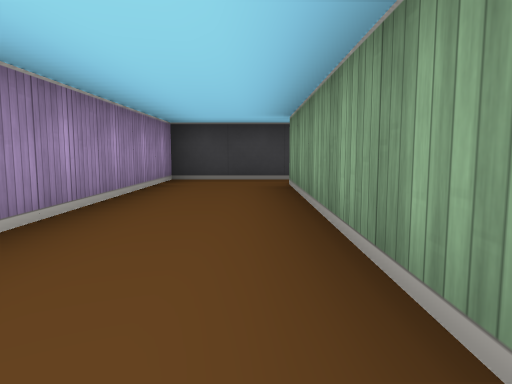
[1] (above)

24 first-person views from a walk through a cub3D maze. The camera is about half as high as the walls, tilts 6° down and sees 70° across. The floor is counted in squares. Each view is taken from the middle of a square. On the plan, view 1 faces up. The plan holds only what a view shows up to about 9 squares ahead; the rest is blank.

[2]
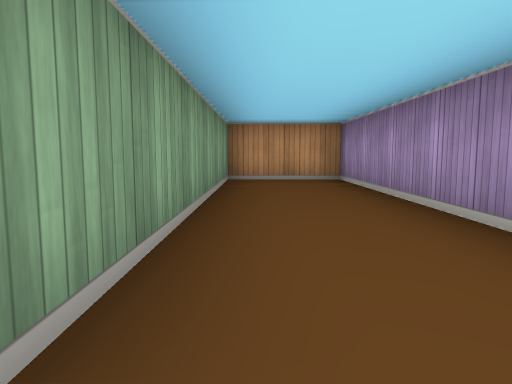

[3]
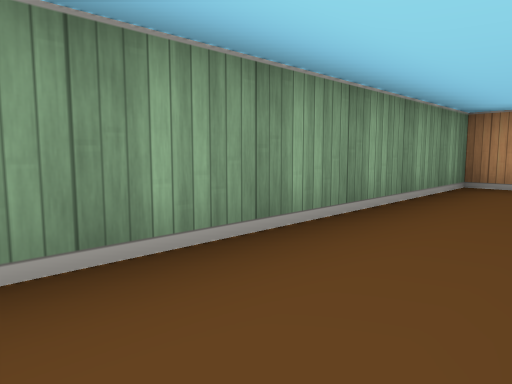

[4]
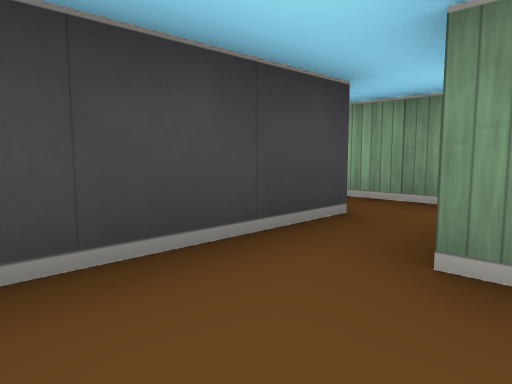

[5]
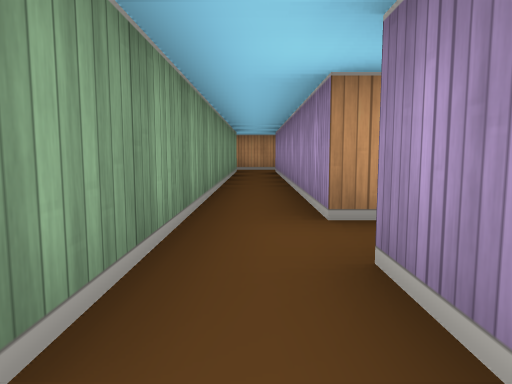

[6]
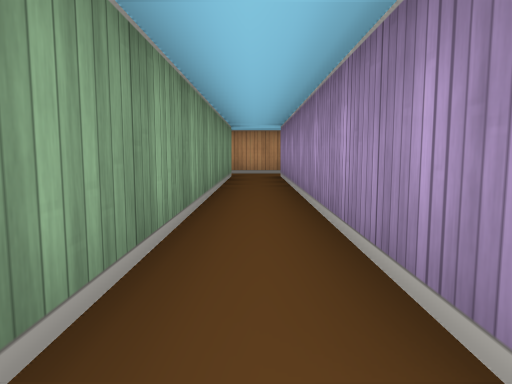

[7]
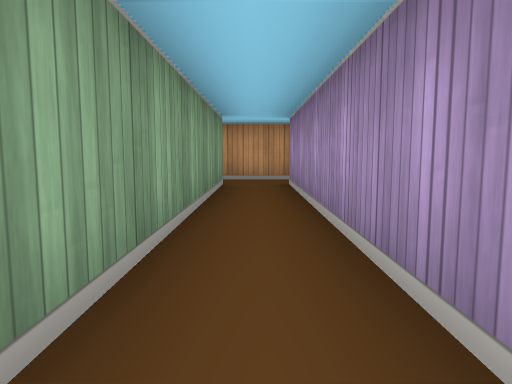

[8]
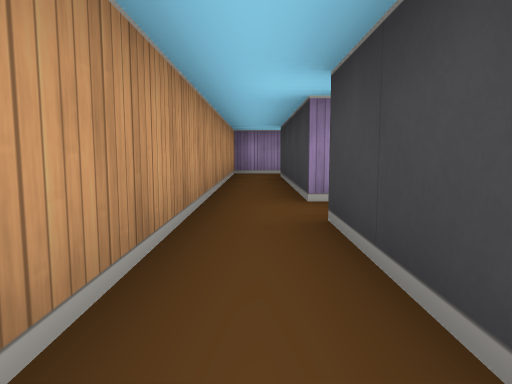

[9]
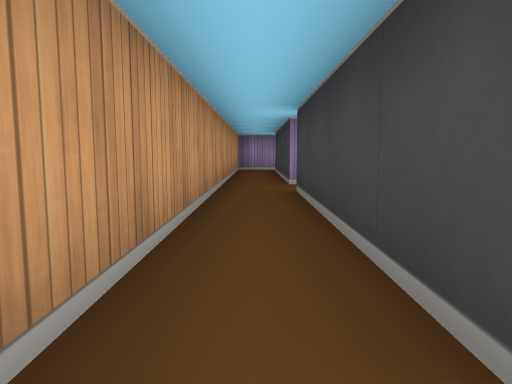

[10]
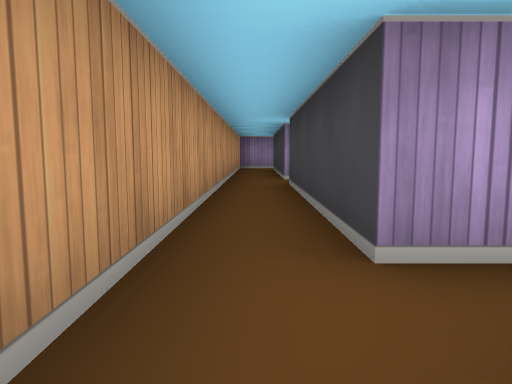

[11]
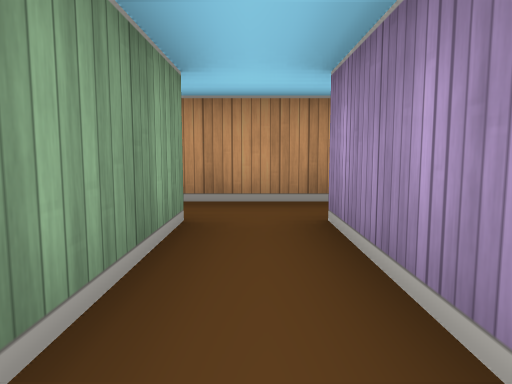

[12]
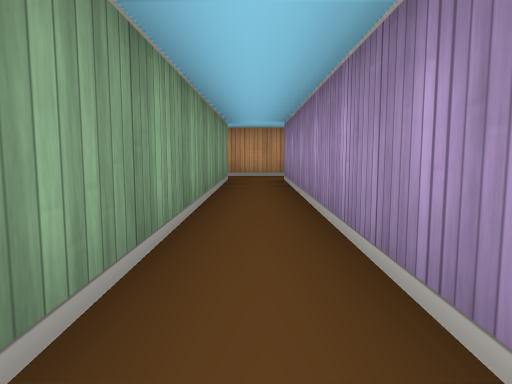

[13]
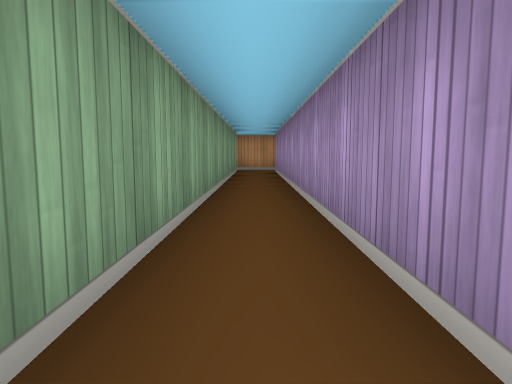

[14]
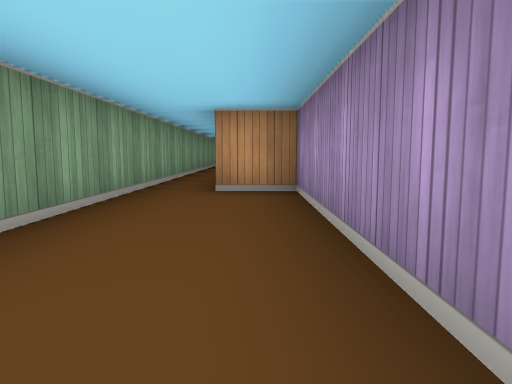

[15]
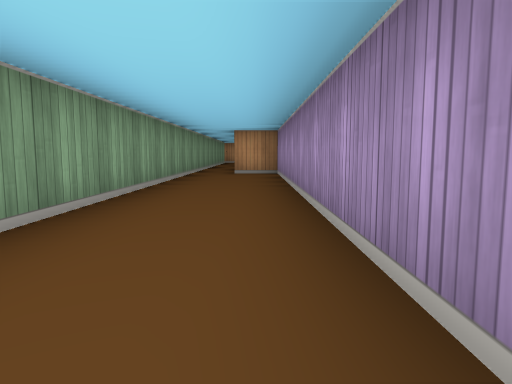

[16]
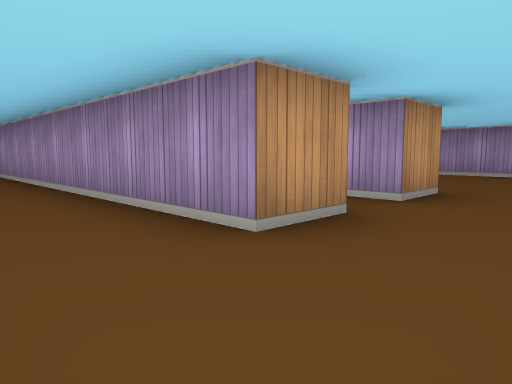

[17]
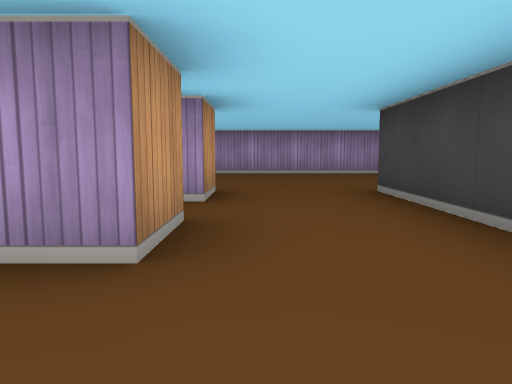

[18]
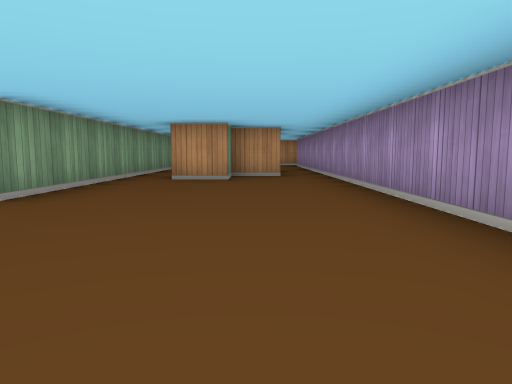

[19]
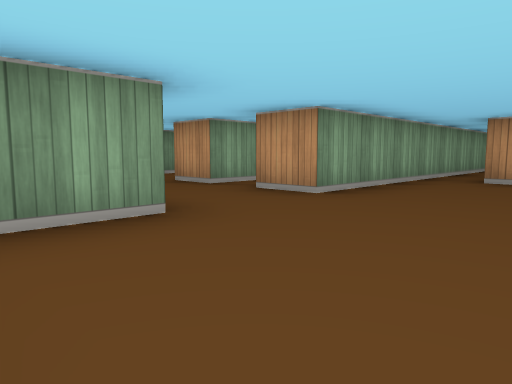

[20]
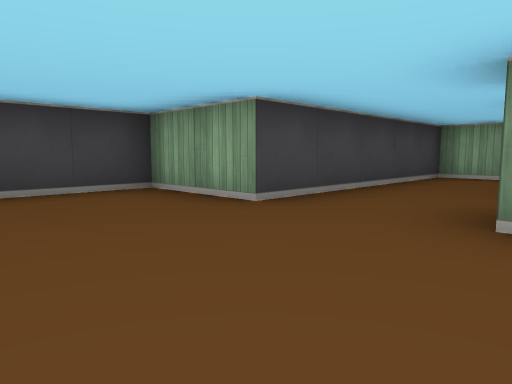

[21]
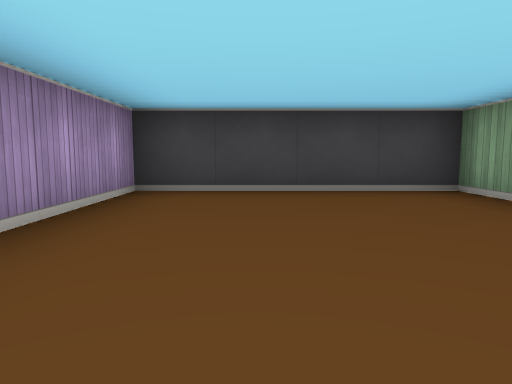

[22]
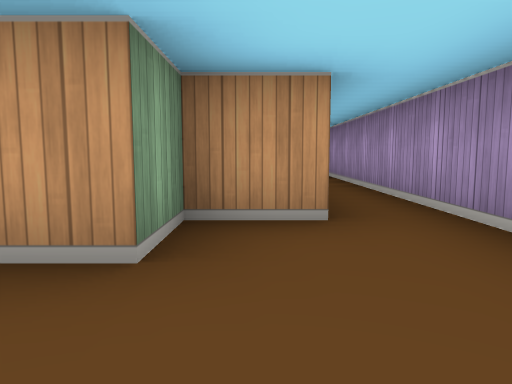

[23]
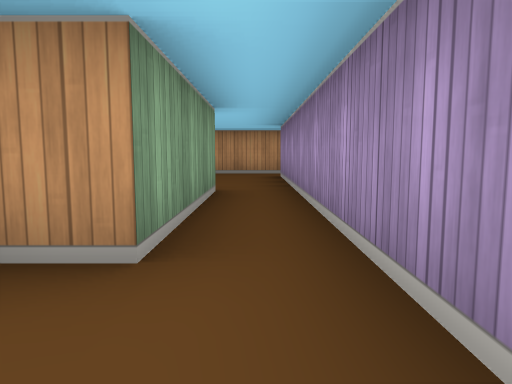

[24]
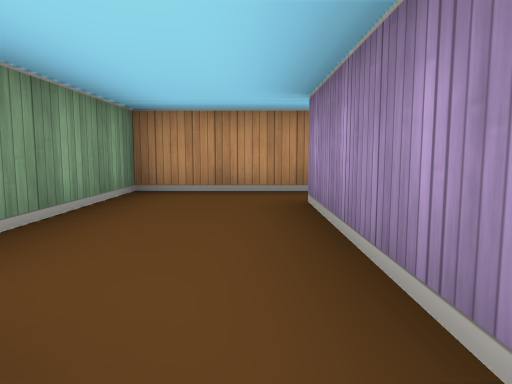

### Floor plan
Ten units are one square. View 1 is at (0, 0); x grows to the right and y downward. Boxes are objects, and circles mark ways between rooms. Rooms are numbered by the first view taken in them; rooms with no view inside come last. Other rooms are left out.
<svg viewBox="-25 -230 110 260">
<path fill="none" stroke="#000" d="M15 -65 -15 -65 -15 5 5 5 5 -55M-5 -145 5 -145 5 -155 15 -155M35 -205 25 -205 25 -225 -15 -225 -15 -145M25 -116 25 -185 35 -185M15 -74 15 -65M25 -64 25 -74M14 25 66 25M15 -55 15 15M65 15 25 15 25 -64M65 -75 65 15M75 15 75 -85M66 25 78 25M55 -85 55 -75M55 -185 55 -85M75 -194 75 -205 55 -205M75 -85 75 -140M55 -75 65 -75M-5 -115 -5 -145M-18 -75 5 -75 5 -100M-15 -145 -15 -85"/>
<circle cx="10" cy="-60" r="3" fill="#2a7"/>
<circle cx="20" cy="-70" r="3" fill="#2a7"/>
<circle cx="-10" cy="-140" r="3" fill="#2a7"/>
<circle cx="60" cy="20" r="3" fill="#2a7"/>
<circle cx="70" cy="-90" r="3" fill="#2a7"/>
<text x="0" y="-30">1</text>
<text x="10" y="-170">2</text>
<text x="20" y="-10">3</text>
<text x="70" y="-30">4</text>
<text x="60" y="-150">5</text>
<text x="-10" y="-100">6</text>
</svg>
Room 1 opens to room 3. Room 2 opens to room 3. Room 2 opens to room 6. Room 3 opens to room 4. Room 4 opens to room 5.

Where each view was taken, in squares from view 1:
view 1: 0 up, 0 right, facing up
view 2: 6 up, 0 right, facing down
view 3: 5 up, 1 left, facing down-right
view 4: 5 up, 1 left, facing up-right
view 5: 8 up, 2 right, facing down
view 6: 6 up, 2 right, facing down
view 7: 4 up, 2 right, facing down
view 8: 2 down, 5 right, facing left
view 9: 2 down, 7 right, facing left
view 10: 2 down, 8 right, facing left
view 11: 1 up, 7 right, facing down
view 12: 5 up, 7 right, facing down
view 13: 8 up, 7 right, facing down
view 14: 12 up, 6 right, facing down
view 15: 16 up, 6 right, facing down
view 16: 20 up, 7 right, facing down-left
view 17: 19 up, 7 right, facing left
view 18: 22 up, 0 right, facing down
view 19: 22 up, 0 right, facing down-right
view 20: 18 up, 0 right, facing up-right
view 21: 18 up, 0 right, facing up
view 22: 17 up, 0 right, facing down
view 23: 16 up, 1 left, facing down
view 24: 12 up, 1 left, facing down
